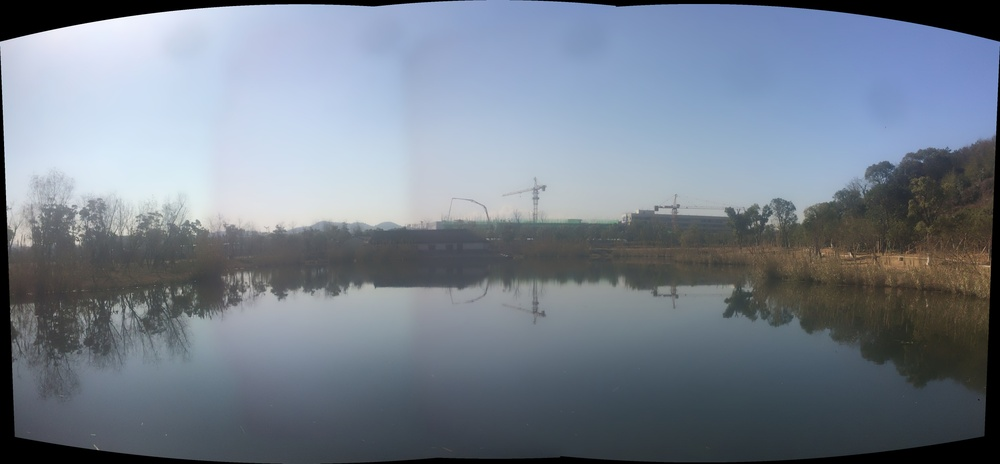
//> input picture picture_function_stitcher/拼接结果(345).jpg, 1000 x 464 px, shrunk from 4982 x 2311 before the run, given in place of the camera
$ ./realTimeStitcher   (built with g++ and OpenCV 4)
//> lines starting //> are read from the running program, lines starting //| are printed output that depends on the picture
#include "opencv2/core/core.hpp"
#include "opencv2/highgui/highgui.hpp"
#include "opencv2/imgproc/imgproc.hpp"
#include<iostream>

using namespace cv;
using namespace std;

//以下3个函数，与系列文章：图像拼接（一）...中的函数，相同
//柱面投影
Mat cylinder(Mat imgIn, int f);
//计算两幅图像之间的平移量
Point2i getOffset(Mat img, Mat img1);
//线性融合
Mat linearFusion(Mat img, Mat img1, Point2i a);

int main()
{
    VideoCapture cap1(1);
    VideoCapture cap2(2);

    double rate = 60;
    int delay = 1000 / rate;
    bool stop(false);
    Mat frame1;
    Mat frame2;
    Mat frame;
    Point2i a;//存储偏移量
    int k = 0;

    namedWindow("cam1", CV_WINDOW_AUTOSIZE);
    namedWindow("cam2", CV_WINDOW_AUTOSIZE);
    namedWindow("stitch", CV_WINDOW_AUTOSIZE);

    if (cap1.isOpened()&&cap2.isOpened())
    {
        cout << "*** ***" << endl;
        cout << "摄像头已启动！"<<endl;
    }
    else
    {
        cout << "*** ***" << endl;
        cout << "警告：摄像头打开不成功或者未检测到有两个摄像头!" << endl;
        cout << "程序结束！" <<endl<< "*** ***" << endl;
        return -1;
    }

    // [4 lines of commented-out code are left out]
    cap1.set(CV_CAP_PROP_FOCUS,0);
    cap2.set(CV_CAP_PROP_FOCUS, 0);

    while (!stop)
    {
        if (cap1.read(frame1) && cap2.read(frame2))
//> frame1 is the input picture: 464 rows x 1000 cols, CV_8UC3; mean B, G, R 140.3, 127.6, 117.7
        {
            imshow("cam1", frame1);
            imshow("cam2", frame2);

            //彩色帧转灰度
            cvtColor(frame1, frame1, CV_RGB2GRAY);
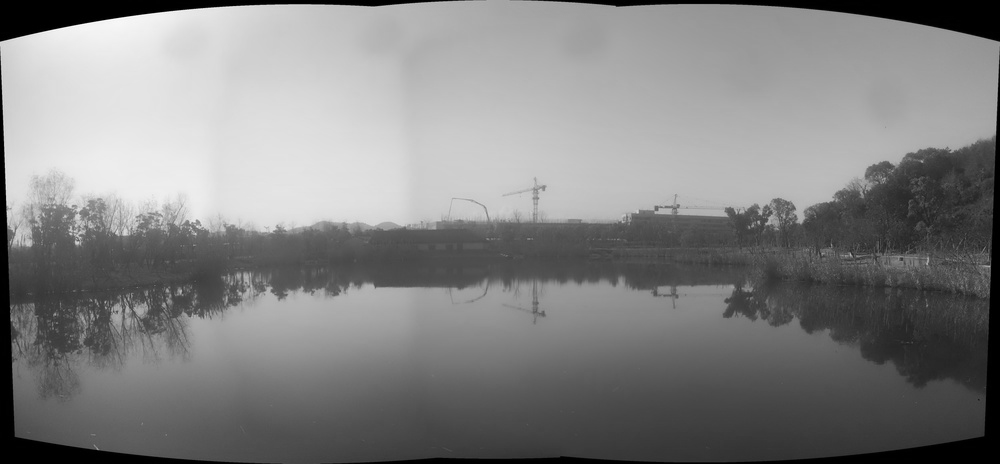
//> frame1: 464 rows x 1000 cols, CV_8UC1; min 0, max 255, mean 130.3
            cvtColor(frame2, frame2, CV_RGB2GRAY);

            //柱面投影变换
            //frame1 = cylinder(frame1, 1005);
            //frame2 = cylinder(frame2, 1005);
            //匹配和拼接
            /*视频拼接通过while循环实现，下面这个判断的意思是，有两
             *种情形才计算平移参数，一是程序启动时，前3个循环内；二
             *是按下回车键时。这样在场景和摄像头相对固定时，避免了平
             *移量的重复计算，提高了拼接的实时性
             */
            if (k < 3 || waitKey(delay) == 13)//按回车键
            {
                cout << "正在匹配..."<<endl;
                a = getOffset(frame1, frame2);
            }
            frame = linearFusion(frame1, frame2, a);

            imshow("stitch", frame);
            k++;

        }
        else
        {
            cout << "----------------------" << endl;
            cout << "waitting..." << endl;
        }
        //按下ESC键，退出循环，程序结束
        if (waitKey(1) == 27)
        {
            stop = true;
            cout << "程序结束！" << endl;
            cout << "*** ***" << endl;
        }
    }
    return 0;
}

//计算平移参数
Point2i getOffset(Mat img, Mat img1)
{
    Mat templ(img1, Rect(0, 0.4*img1.rows, 0.2*img1.cols, 0.2*img1.rows));
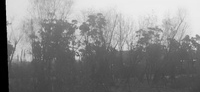
//> templ: 92 rows x 200 cols, CV_8UC1; min 0, max 238, mean 133.8
    Mat result(img.cols - templ.cols + 1, img.rows - templ.rows + 1, CV_8UC1);//result存放匹配位置信息
    matchTemplate(img, templ, result, CV_TM_CCORR_NORMED);
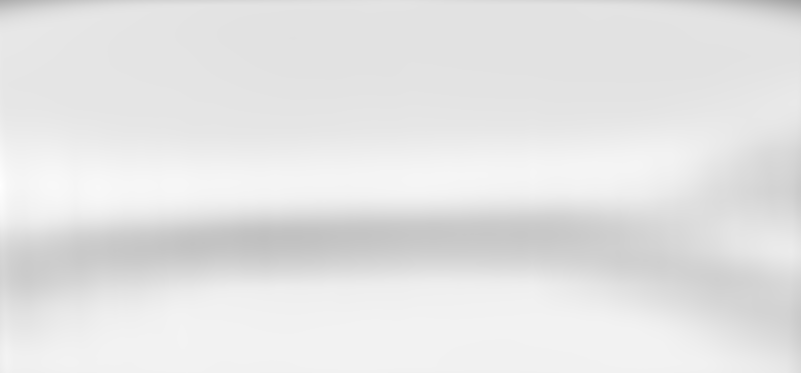
//> result: 373 rows x 801 cols, CV_32FC1; min 0.639, max 1, mean 0.897
    normalize(result, result, 0, 1, NORM_MINMAX, -1, Mat());
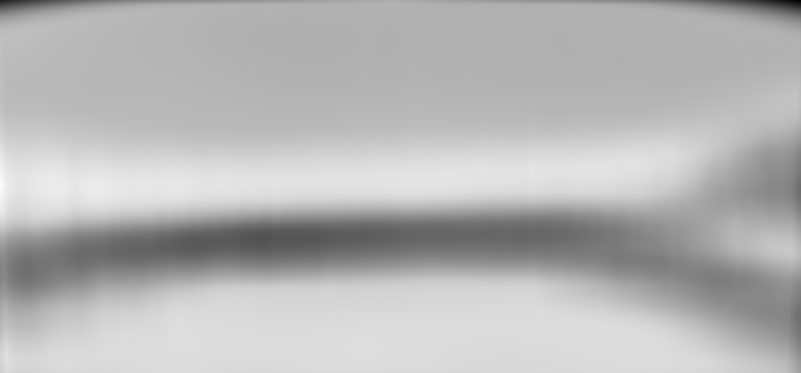
//> result: 373 rows x 801 cols, CV_32FC1; min 0, max 1, mean 0.716
    double minVal; double maxVal; Point minLoc; Point maxLoc; Point matchLoc;
    minMaxLoc(result, &minVal, &maxVal, &minLoc, &maxLoc, Mat());
//> minVal = 0; maxVal = 1; minLoc = Point(800, 0); maxLoc = Point(0, 185)
    matchLoc = maxLoc;//获得最佳匹配位置
//> matchLoc = Point(0, 185)
    int dx = matchLoc.x;
//> dx = 0
    int dy = matchLoc.y - 0.4*img1.rows;//右图像相对左图像的位移
//> dy = 0
    Point2i a(dx, dy);
//> a = Point(0, 0)
    return a;
}

//线性（渐入渐出）融合
Mat linearFusion(Mat img, Mat img1, Point2i a)
{
//> called with a = Point(0, 0)
    int d = img.cols - a.x;//过渡区宽度
//> d = 1000
    int ms = img.rows - abs(a.y);//拼接图行数
//> ms = 464
    int ns = img.cols + a.x;//拼接图列数
//> ns = 1000
    Mat stitch = Mat::zeros(ms, ns, CV_8UC1);
//> stitch: 464 rows x 1000 cols, CV_8UC1; every value is 0
    //拼接
    Mat_<uchar> ims(stitch);
    Mat_<uchar> im(img);
    Mat_<uchar> im1(img1);

    if (a.y >= 0)
    {
        Mat roi1(stitch, Rect(0, 0, a.x, ms));
        img(Range(a.y, img.rows), Range(0, a.x)).copyTo(roi1);
        Mat roi2(stitch, Rect(img.cols, 0, a.x, ms));
        img1(Range(0, ms), Range(d, img1.cols)).copyTo(roi2);
        for (int i = 0; i < ms; i++)
            for (int j = a.x; j < img.cols; j++)
                ims(i, j) = uchar((img.cols - j) / float(d)*im(i + a.y, j) + (j - a.x) / float(d)*im1(i, j - a.x));
//> the Esc key is pressed

    }
    else
    {
        Mat roi1(stitch, Rect(0, 0, a.x, ms));
        img(Range(0, ms), Range(0, a.x)).copyTo(roi1);
        Mat roi2(stitch, Rect(img.cols, 0, a.x, ms));
        img1(Range(-a.y, img.rows), Range(d, img1.cols)).copyTo(roi2);
        for (int i = 0; i < ms; i++)
            for (int j = a.x; j < img.cols; j++)
                ims(i, j) = uchar((img.cols - j) / float(d)*im(i, j) + (j - a.x) / float(d)*im1(i + abs(a.y), j - a.x));
    }


    return stitch;
}

//柱面投影校正
Mat cylinder(Mat imgIn, int f)
{
    int colNum, rowNum;
    colNum = 2 * f*atan(0.5*imgIn.cols / f);//柱面图像宽
    rowNum = 0.5*imgIn.rows*f / sqrt(pow(f, 2)) + 0.5*imgIn.rows;//柱面图像高

    Mat imgOut = Mat::zeros(rowNum, colNum, CV_8UC1);
    Mat_<uchar> im1(imgIn);
    Mat_<uchar> im2(imgOut);

    //正向插值
    int x1(0), y1(0);
    for (int i = 0; i < imgIn.rows; i++)
        for (int j = 0; j < imgIn.cols; j++)
        {
            x1 = f*atan((j - 0.5*imgIn.cols) / f) + f*atan(0.5*imgIn.cols / f);
            y1 = f*(i - 0.5*imgIn.rows) / sqrt(pow(j - 0.5*imgIn.cols, 2) + pow(f, 2)) + 0.5*imgIn.rows;
            if (x1 >= 0 && x1 < colNum&&y1 >= 0 && y1<rowNum)
            {
                im2(y1, x1) = im1(i, j);
            }
        }
    return imgOut;
}
